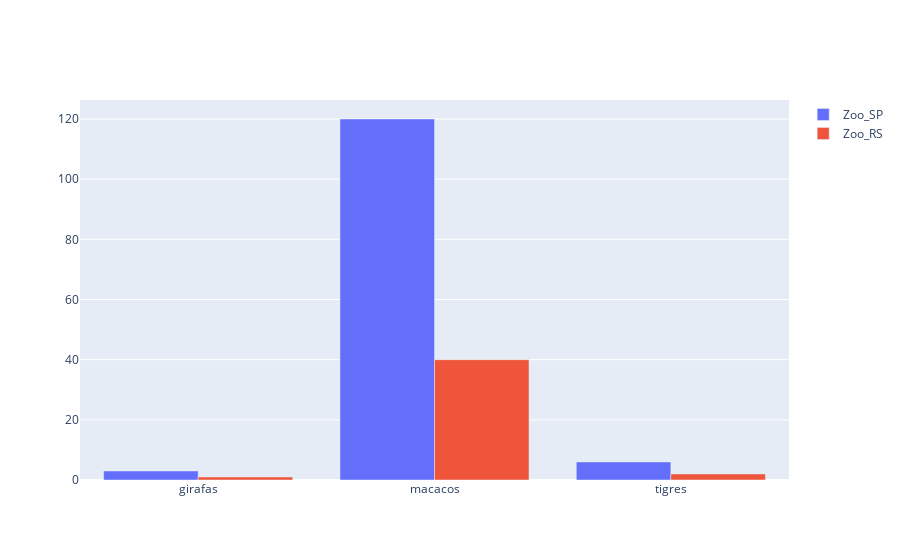

The code cell stored with this chart in its notebook:
### Code cell
fig =  go.Figure(
    data=[
        go.Bar(x=animais, y=[3,120,6], name="Zoo_SP"),
        go.Bar(x=animais, y=[1,40,2],  name="Zoo_RS")
        ])

fig.show()

### Figure 1 — Plotly figure (JSON) as saved in the notebook; plotly's stock layout.template omitted (floating-point values rounded to 4 significant figures)
{"data": [{"name": "Zoo_SP", "type": "bar", "visible": true, "x": ["girafas", "macacos", "tigres"], "y": [3, 120, 6]}, {"name": "Zoo_RS", "type": "bar", "visible": true, "x": ["girafas", "macacos", "tigres"], "y": [1, 40, 2]}], "layout": {"autosize": true, "xaxis": {"autorange": true, "range": [-0.5, 2.5], "showspikes": false, "type": "category"}, "yaxis": {"autorange": true, "range": [0, 126.3], "showspikes": false, "type": "linear"}}}
